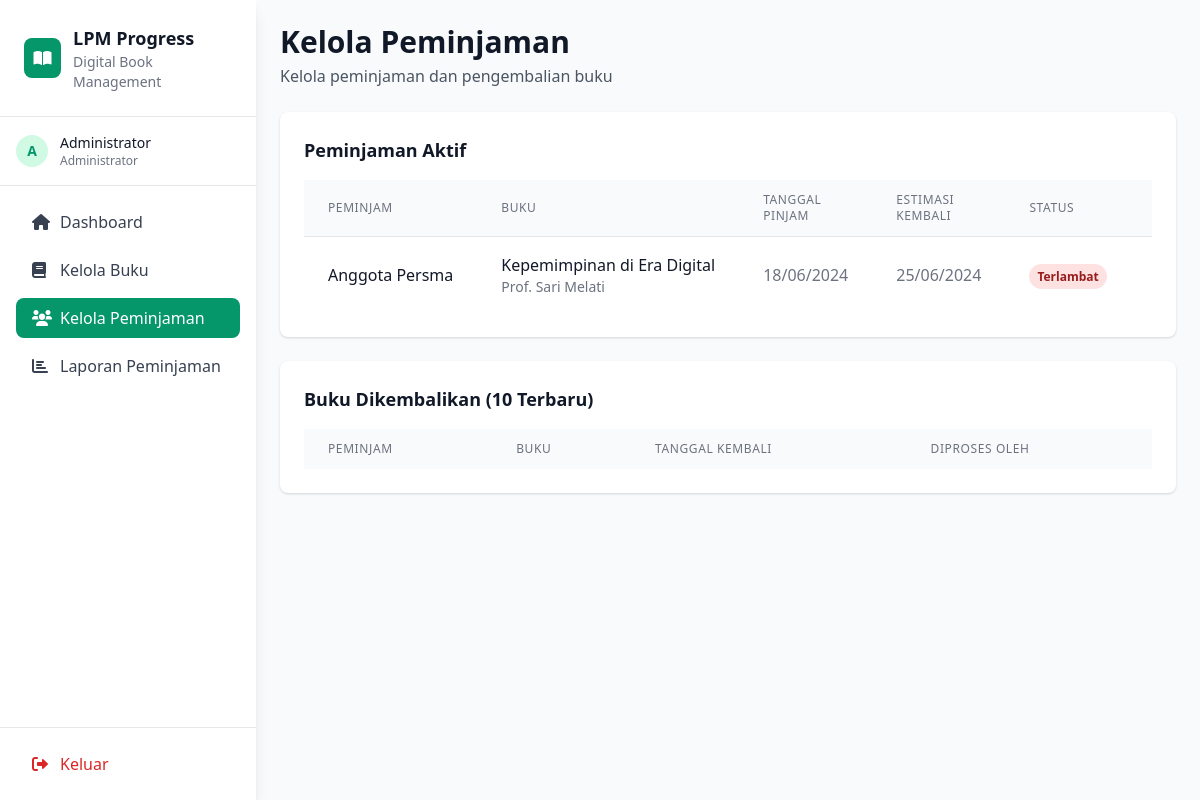
The app's page /pages/admin/kelola_peminjaman.php (signed in) with its own data.
### tables this page shows
CREATE TABLE peminjaman (
    id_peminjaman INT AUTO_INCREMENT PRIMARY KEY,
    id_user INT,
    id_buku INT,
    tanggal_pinjam DATE NOT NULL,
    estimasi_kembali DATE NOT NULL,
    status ENUM('aktif', 'dikembalikan', 'terlambat') DEFAULT 'aktif',
    FOREIGN KEY (id_user) REFERENCES user(id_user),
    FOREIGN KEY (id_buku) REFERENCES buku(id_buku)
);

CREATE TABLE user (
    id_user INT AUTO_INCREMENT PRIMARY KEY,
    nama VARCHAR(100) NOT NULL,
    username VARCHAR(50) UNIQUE NOT NULL,
    password VARCHAR(255) NOT NULL,
    jabatan_id INT,
    divisi VARCHAR(100),
    angkatan VARCHAR(10),
    no_wa VARCHAR(20),
    FOREIGN KEY (jabatan_id) REFERENCES jabatan(id_jabatan)
);

CREATE TABLE buku (
    id_buku INT AUTO_INCREMENT PRIMARY KEY,
    judul VARCHAR(200) NOT NULL,
    pengarang VARCHAR(100) NOT NULL,
    kategori VARCHAR(50),
    status ENUM('tersedia', 'dipinjam', 'rusak') DEFAULT 'tersedia'
);

### pages/admin/kelola_peminjaman.php (the view, shortened to what this page needs)
<?php
include '../../includes/header.php';
$database = new Database();
$db = $database->getConnection();
$query = "SELECT p.*, u.nama as nama_peminjam, b.judul, b.pengarang, b.kategori,
          CASE
              WHEN p.estimasi_kembali < CURDATE() AND p.status = 'aktif' THEN 'terlambat'
              ELSE p.status
          END as status_real
          FROM peminjaman p
          JOIN user u ON p.id_user = u.id_user
          JOIN buku b ON p.id_buku = b.id_buku
          WHERE p.status = 'aktif'
          ORDER BY p.tanggal_pinjam DESC";
$stmt = $db->prepare($query);
$stmt->execute();
$active_loans = $stmt->fetchAll(PDO::FETCH_ASSOC);
?>
<div class="flex h-screen bg-gray-50">
    <?php include '../../includes/sidebar.php'; ?>
    <main class="flex-1 overflow-auto">
        <div class="p-6 space-y-6">
            <div class="flex items-center justify-between">
                <div>
                    <h1 class="text-3xl font-bold text-gray-900">Kelola Peminjaman</h1>
                    <p class="text-gray-600 mt-1">Kelola peminjaman dan pengembalian buku</p>
                </div>
            </div>
            <div class="bg-white rounded-lg shadow">
                <div class="p-6">
                    <h3 class="text-lg font-semibold text-gray-900 mb-4">Peminjaman Aktif</h3>
                    <div class="overflow-x-auto">
                        <table class="min-w-full divide-y divide-gray-200">
                            <thead class="bg-gray-50">
                                <tr>
                                    <th class="px-6 py-3 text-left text-xs font-medium text-gray-500 uppercase tracking-wider">Peminjam</th>
                                    <th class="px-6 py-3 text-left text-xs font-medium text-gray-500 uppercase tracking-wider">Buku</th>
                                    <th class="px-6 py-3 text-left text-xs font-medium text-gray-500 uppercase tracking-wider">Tanggal Pinjam</th>
                                    <th class="px-6 py-3 text-left text-xs font-medium text-gray-500 uppercase tracking-wider">Estimasi Kembali</th>
                                    <th class="px-6 py-3 text-left text-xs font-medium text-gray-500 uppercase tracking-wider">Status</th>
                                    <th class="px-6 py-3 text-left text-xs font-medium text-gray-500 uppercase tracking-wider">Aksi</th>
                                </tr>
                            </thead>
                            <tbody class="bg-white divide-y divide-gray-200">
                                <?php foreach ($active_loans as $loan): ?>
                                <tr>
                                    <td class="px-6 py-4 whitespace-nowrap">
                                        <div class="font-medium text-gray-900"><?php echo htmlspecialchars($loan['nama_peminjam']); ?></div>
                                    </td>
                                    <td class="px-6 py-4 whitespace-nowrap">
                                        <div class="font-medium text-gray-900"><?php echo htmlspecialchars($loan['judul']); ?></div>
                                        <div class="text-sm text-gray-500"><?php echo htmlspecialchars($loan['pengarang']); ?></div>
                                    </td>
                                    <td class="px-6 py-4 whitespace-nowrap text-gray-500">
                                        <?php echo date('d/m/Y', strtotime($loan['tanggal_pinjam'])); ?>
                                    </td>
                                    <td class="px-6 py-4 whitespace-nowrap text-gray-500">
                                        <?php echo date('d/m/Y', strtotime($loan['estimasi_kembali'])); ?>
                                    </td>
                                    <td class="px-6 py-4 whitespace-nowrap">
                                        <span class="px-2 py-1 text-xs font-semibold rounded-full
                                            <?php echo ($loan['status_real'] == 'terlambat') ? 'bg-red-100 text-red-800' : 'bg-green-100 text-green-800'; ?>">
                                            <?php echo ($loan['status_real'] == 'terlambat') ? 'Terlambat' : 'Aktif'; ?>
                                        </span>
                                    </td>
                                    <td class="px-6 py-4 whitespace-nowrap text-sm font-medium">
                                    </td>
                                </tr>
                                <?php endforeach; ?>
                            </tbody>
                        </table>
                    </div>
                </div>
            </div>
            <div class="bg-white rounded-lg shadow">
                <div class="p-6">
                    <h3 class="text-lg font-semibold text-gray-900 mb-4">Buku Dikembalikan (10 Terbaru)</h3>
                    <div class="overflow-x-auto">
                        <table class="min-w-full divide-y divide-gray-200">
                            <thead class="bg-gray-50">
                                <tr>
                                    <th class="px-6 py-3 text-left text-xs font-medium text-gray-500 uppercase tracking-wider">Peminjam</th>
                                    <th class="px-6 py-3 text-left text-xs font-medium text-gray-500 uppercase tracking-wider">Buku</th>
                                    <th class="px-6 py-3 text-left text-xs font-medium text-gray-500 uppercase tracking-wider">Tanggal Kembali</th>
                                    <th class="px-6 py-3 text-left text-xs font-medium text-gray-500 uppercase tracking-wider">Diproses Oleh</th>
                                </tr>
                            </thead>
                        </table>
                    </div>
                </div>
            </div>
        </div>
    </main>
</div>
<?php include '../../includes/footer.php'; ?>

### records on screen
peminjaman: id_user.nama "Anggota Persma", id_buku.judul "Kepemimpinan di Era Digital", id_buku.pengarang "Prof. Sari Melati", tanggal_pinjam "18/06/2024", estimasi_kembali "25/06/2024"

### other values on screen
substr($_SESSION['nama'], 0, 1) "A"
$_SESSION['nama'] "Administrator"
